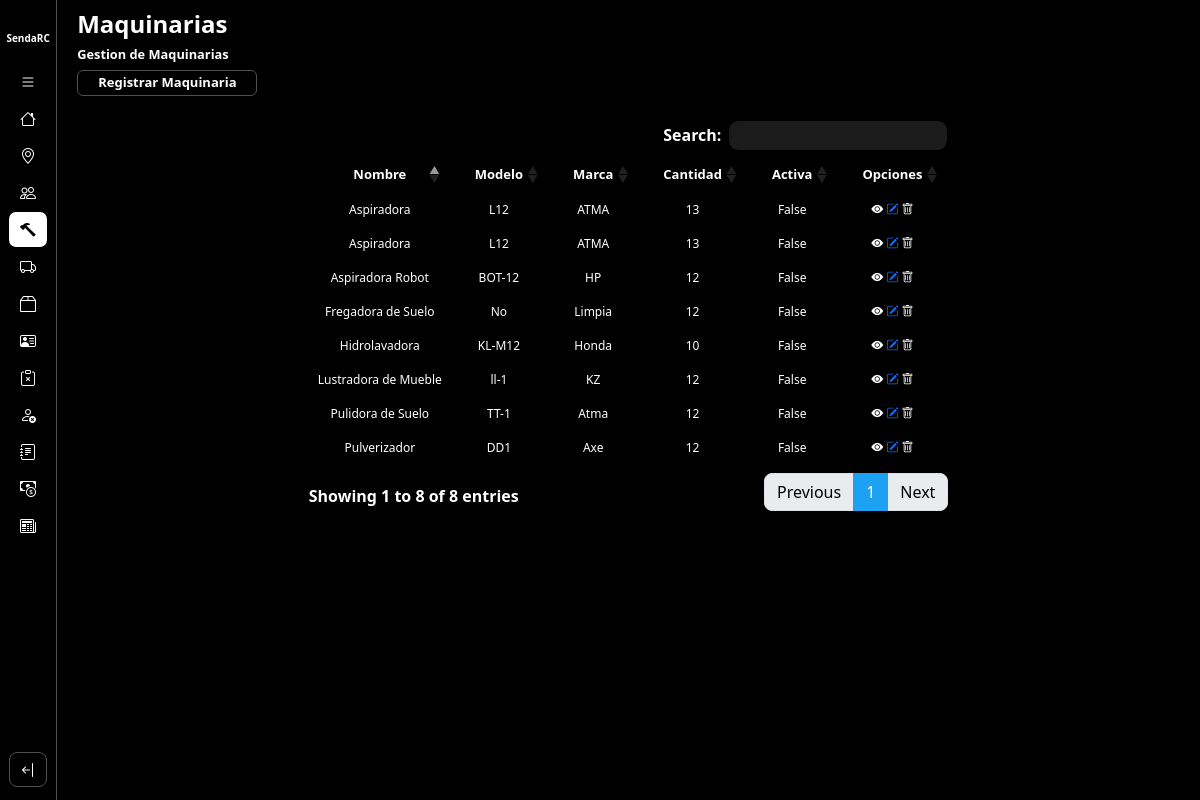
Page /gestionMaquinaria/ on the earlier database version.
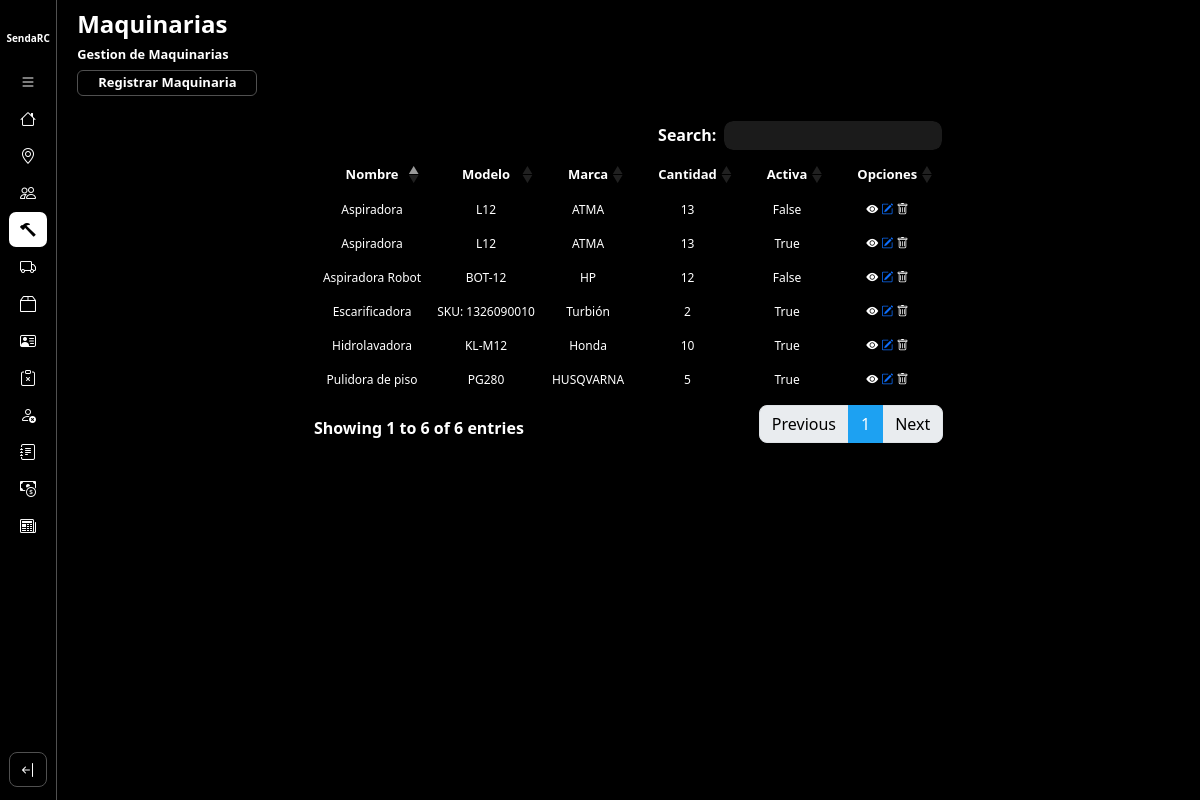
Same page on the later database version.
### core/models.py (models this page shows)
class Maquinaria(models.Model):
    nombre = models.CharField(max_length=50)
    modelo = models.CharField(max_length=50)
    marca = models.CharField(max_length=50)
    cantidad = models.IntegerField()
    observaciones = models.TextField()
    activo = models.BooleanField(default=True)

### core/views.py (the view)
# urls.py: path('gestionMaquinaria/', gestionMaquinaria.as_view(), name='gestionMaquinaria'),
class gestionMaquinaria(ListView):
    model = Maquinaria
    template_name = 'maquinaria/gestionMaquinaria.html'
    context_object_name = 'maquinarias'

### core/templates/maquinaria/gestionMaquinaria.html (shortened to what this page needs)
{% extends 'layouts/baseGestion.html' %}
{% load static %}
{% block extracss %}{{block.super}}
<link href="{% static 'css/baseGestion.css' %}" rel="stylesheet" />
{% endblock %}
{% block title %}
    <h1>Maquinarias</h1>
    <h2>Gestion de Maquinarias</h2>
    <a href="{% url 'altaMaquinaria' %}" class="btn-agregarEntidad">Registrar Maquinaria</a>
{% endblock %}
{% block listado %}
<table class="table table-striped table-dark">
    <thead>
        <tr>
            <th scope="col">Nombre</th>
            <th scope="col">Modelo</th>
            <th scope="col">Marca</th>
            <th scope="col">Cantidad</th>
            <th scope="col">Activa</th>
            <th scope="col">Opciones</th>
        </tr>
    </thead>
    <tbody>
        {% for maquinaria in maquinarias %}
            <tr class="fila-tabla">
                <td scope="row">{{ maquinaria.nombre }}</td>
                <td scope="row">{{ maquinaria.modelo }}</td>
                <td scope="row">{{ maquinaria.marca }}</td>
                <td scope="row">{{ maquinaria.cantidad }}</td>
                <td scope="row">{{ maquinaria.activo }}</td>
                <td scope="row">
                    <button href="{% url 'detalleMaquinaria' maquinaria.pk %}" class="opcion" type="button"
                        data-url="/gestionMaquinaria/{{maquinaria.pk}}"
                        data-bs-toggle="offcanvas"
                        data-bs-target="#offcanvasExample"
                        aria-controls="offcanvasExample"><i class="bi bi-eye-fill"></i></button>
                    <a href="{% url 'modificarMaquinaria' maquinaria.pk%}" cl
                    ass="opcion"><i class="bi bi-pencil-square"></i></i></a>
                    <button href="#" class="opcion"><i class="bi bi-trash"></i></button>
                </td>
            </tr>
        {% endfor %}
    </tbody>
</table>
{% endblock %}

Differences in the rows shown:
removed Maquinaria: nombre "Pulidora de Suelo", modelo "TT-1", marca "Atma", cantidad "12", activo "False"
removed Maquinaria: nombre "Pulverizador", modelo "DD1", marca "Axe", cantidad "12", activo "False"
removed Maquinaria: nombre "Lustradora de Mueble", modelo "ll-1", marca "KZ", cantidad "12", activo "False"
changed Maquinaria (number 2 of 6 on the later page): activo "False" → "True"
changed Maquinaria "Hidrolavadora": activo "False" → "True"
changed Maquinaria: nombre "Fregadora de Suelo" → "Pulidora de piso"; modelo "No" → "PG280"; marca "Limpia" → "HUSQVARNA"; cantidad "12" → "5"; activo "False" → "True"
added Maquinaria: nombre "Escarificadora", modelo "SKU: 1326090010", marca "Turbión", cantidad "2", activo "True"
Other differences:
text written by a page script: "Search: Showing 1 to 8 of 8 entries Previous 1 Next" → "Search: Showing 1 to 6 of 6 entries Previous 1 Next"
